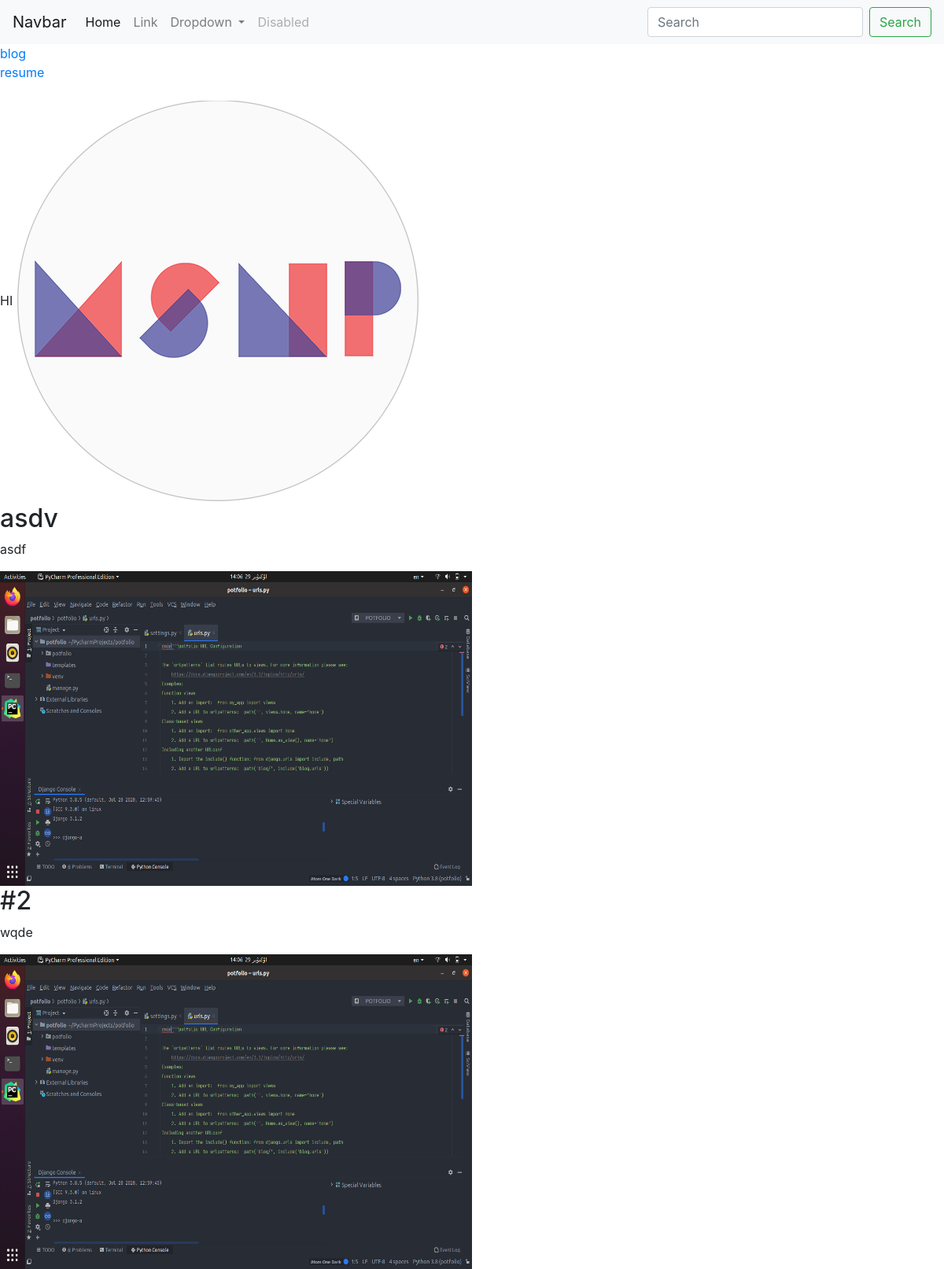
The page / on the database its author committed.
### portfo/models.py (models this page shows)
class porto(models.Model):
    title = models.CharField(max_length=200)
    description=models.CharField(max_length=200)
    image= models.ImageField(upload_to='potrfo/image/')
    url = models.URLField(blank=True)
    date=models.DateTimeField()

### portfo/views.py (the view)
# urls.py: path('',Potrtfo_View.HomePage,name='home'),
def HomePage(req):
    porto_objects=porto.objects.all()
    return render(req,'HOME.html',{'proto_objects':porto_objects})

### portfo/templates/HOME.html (shortened to what this page needs)
{% load static %}
<link rel="stylesheet" href="https://cdn.jsdelivr.net/npm/bootstrap@4.5.3/dist/css/bootstrap.min.css">
<!DOCTYPE html>
<html lang="en">
<head>
    <link rel="stylesheet" href="https://cdn.jsdelivr.net/npm/bootstrap@4.5.3/dist/css/bootstrap.min.css">
</head>
<body>
  <nav class="navbar navbar-expand-lg navbar-light bg-light">
  <a class="navbar-brand" href="#">Navbar</a>
  <div class="collapse navbar-collapse" id="navbarSupportedContent">
    <ul class="navbar-nav mr-auto">
      <li class="nav-item active">
        <a class="nav-link" href="#">Home <span class="sr-only">(current)</span></a>
      </li>
      <li class="nav-item">
        <a class="nav-link" href="#">Link</a>
      </li>
      <li class="nav-item dropdown">
        <a class="nav-link dropdown-toggle" href="#" id="navbarDropdown" role="button" data-toggle="dropdown" aria-haspopup="true" aria-expanded="false">
          Dropdown
        </a>
      </li>
      <li class="nav-item">
        <a class="nav-link disabled" href="#" tabindex="-1" aria-disabled="true">Disabled</a>
      </li>
    </ul>
    <form class="form-inline my-2 my-lg-0">
      <input class="form-control mr-sm-2" type="search" placeholder="Search" aria-label="Search">
      <button class="btn btn-outline-success my-2 my-sm-0" type="submit">Search</button>
    </form>
  </div>
</nav>
<a href='{% url 'blogy:all_blogs' %}'>blog</a>
    <br>
    <a href="{% static 'portfolio/scanned_20161228-2001.pdf' %}">resume</a>
<br>
<br>
HI
<img src="{% static 'portfolio/msnp.png' %}">
{% for po in proto_objects  %}
    <h2>{{ po.title  }}</h2>
<p>{{ po.description  }}</p>
    <img src="{{ po.image.url }}" width="50%" height="50%" >
{% endfor %}
</body>
</html>

### rows shown on the page
porto: title "asdv", description "asdf", image (picture)
porto: title "#2", description "wqde", image (picture)
